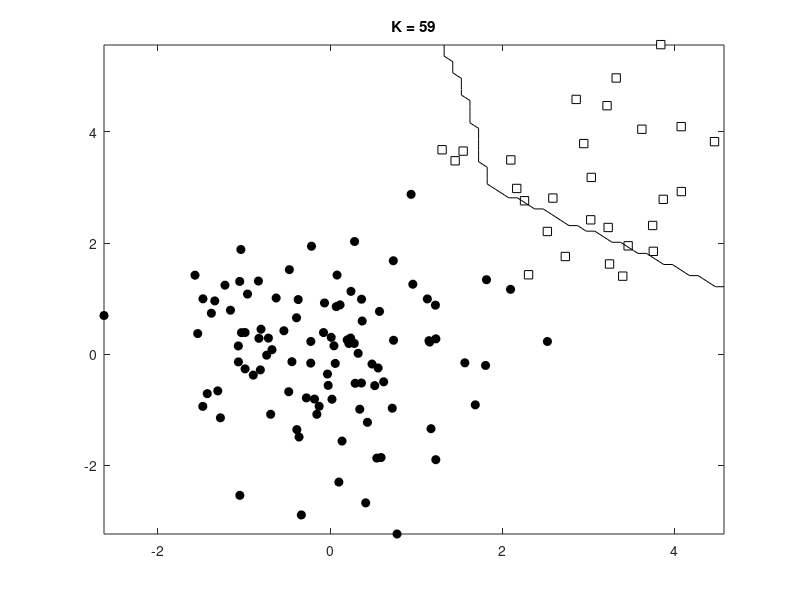

Here is the MATLAB script that generated this plot:
%% knnexample.m
% From A First Course in Machine Learning, Chapter 5.
% Simon Rogers, 01/11/11 [simon.rogers@glasgow.ac.uk]
% Setting K in KNN
clear all;close all;

%% Generate some data
N1 = 100; N2 = 30; % Class sizes
x = [randn(N1,2);randn(N2,2)+3];
t = [repmat(0,N1,1);repmat(1,N2,1)];
N = size(x,1);
%% Plot the data
ma = {'ko','ks'};
fc = {[0 0 0],[1 1 1]};
tv = unique(t);
figure(1); hold off
for i = 1:length(tv)
    pos = find(t==tv(i));
    plot(x(pos,1),x(pos,2),ma{i},'markerfacecolor',fc{i});
    hold on
end

%% Generate the decision boundaries for various values of K
[Xv Yv] = meshgrid(min(x(:,1)):0.1:max(x(:,1)),min(x(:,2)):0.1:max(x(:,2)));
% Loop over test points

Kvals = [1 2 5 10 20 50 59];
for kv = 1:length(Kvals)
    %%
    classes = zeros(size(Xv));
    K = Kvals(kv);
    for i = 1:length(Xv(:))
        this = [Xv(i) Yv(i)];
        dists = sum((x - repmat(this,N,1)).^2,2);
        [d I] = sort(dists,'ascend');
        [a,b] = hist(t(I(1:K)));
        pos = find(a==max(a));
        if length(pos)>1
            order = randperm(length(pos));
            pos = pos(order(1));
        end
        classes(i) = b(pos);
    end
    figure(1); hold off
    for i = 1:length(tv)
        pos = find(t==tv(i));
        plot(x(pos,1),x(pos,2),ma{i},'markerfacecolor',fc{i});
        hold on
    end
    contour(Xv,Yv,classes,[0.5 0.5],'k')
    ti = sprintf('K = %g',K);
    title(ti);
end
